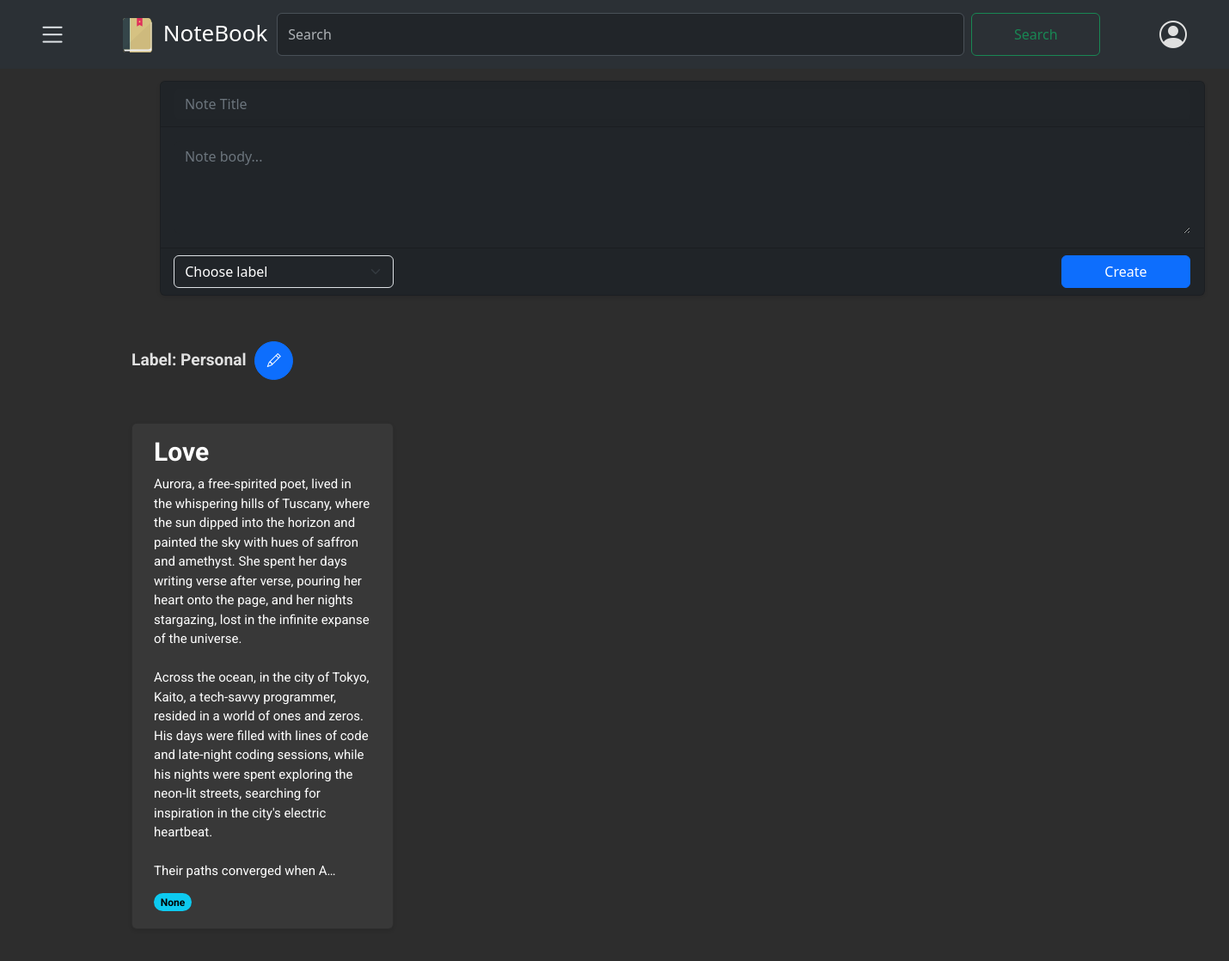
The app's page /notes/label/Personal/ (signed in) with its own data.
### notes/models.py (models this page shows, shortened)
class Label(models.Model):
    user = models.ForeignKey(CustomUser, on_delete=models.CASCADE, related_name='labels', default=None)
    name = models.CharField(max_length=50, null=False)
    class Meta:
        verbose_name = "Label"
        verbose_name_plural= "Labels"
    def __str__(self):
        return self.name

class Note(models.Model):
    user= models.ForeignKey(CustomUser,on_delete=models.CASCADE, related_name='notes')
    title= models.CharField(max_length=100, null=False)
    body= models.TextField()
    label= models.ManyToManyField(Label, related_name="labels", blank=True)
    archived= models.BooleanField(default=False)
    pinned= models.BooleanField(default= False)
    created = models.DateTimeField(auto_now_add= True)
    updated= models.DateTimeField(auto_now=True)
    trashed = models.BooleanField(default=False)
    trashed_at= models.DateTimeField(null=True, blank=True)
    class Meta:
        ordering= ['-updated']
        indexes= [
            models.Index(fields=["-updated"])
        ]
        verbose_name = "Note"
        verbose_name_plural= "Notes"
    def get_labels(self, obj):
        return ", ".join([label.name for label in obj.label.all()])
    get_labels.short_description = 'Labels'

### notes/views.py (the view)
# urls.py: path('label/<str:label_name>/', views.label_list_view, name='label_list'),
@login_required
def label_list_view(request, label_name):
    user= request.user
    label= get_object_or_404(Label, name=label_name, user= user)
    notes= Note.objects.filter(label=label, user= user,  trashed= False, archived=False)
    if notes:
        context = {
            'label_notes': notes,
            'label': label
        }
        return render(request, 'notes/label/list.html', context)
    else:
        context = {
            'label': label
        }
        return render(request, 'notes/label/empty.html', context)

### notes/context_processors.py (called while the page is built)
def labels_processor(request):
    if request.user.is_authenticated:
        labels = Label.objects.filter(user=request.user)
    else:
        labels = Label.objects.none()
    return {
        'labels': labels,
    }

### notes/templates/notes/label/list.html (shortened to what this page needs)
{% extends "notes/base.html" %}
{% block content %}
{% load static %}
<div class="edit_label" style="display:block;">
    <p class="text-capitalize" style="font-weight: bold; font-size: larger;">Label: {{ label }}
        <button type="button" class="btn btn-primary" id="editButton" data-bs-toggle="modal" data-label-id="{{ label.id }}"
            data-bs-target="#EditLabelModal"
            style="margin-left: 5px; margin-right: 5px; width: 45px; height: 45px; border-radius: 50%;" title="Edit">
            <i class="bi bi-pencil"></i>
        </button>
    </p>
</div>
<div class="card-container">
    {% for note in label_notes %}
    {% if note %}
    <div class="card" data-note-id="{{ note.id }}">
        <a href="#" class="note-link" data-note-id="{{ note.id }}">
            <h5 class="card-title">{{ note.title }}</h5>
            <p class="card-text">{{ note.body|truncatechars:650 }}</p>
        </a>
        <span class="badge rounded-pill text-bg-info">{{ note.label.name}}</span>
    </div>
    {% else %}
    {% include 'notes/label/empty.html' %}
    {% endif %}
    {% endfor %}
    {% endblock %}

### notes/static/css/notes.css (style rules this page uses)
:root { --bg-color: #2d2d2d; --text-color: #e0e0e0; --secondary-text-color: #b0b0b0; --card-bg-color: #383838; }
html, body { background-color: #2d2d2d !important; color: #e0e0e0 !important; font-family: 'Roboto', sans-serif; }
.card-container { display: grid; grid-template-columns: repeat(auto-fill, minmax(250px, 1fr)); gap: 20px; padding: 10px; font-family: 'Roboto', Arial, sans-serif; width: 1300px; margin-top: 30px; margin-bottom: 30px; background-color: #2d2d2d !important; border-color: #444 !important; text-align: justify; }
.card { border-radius: 8px; padding: 15px 25px; box-shadow: 0 2px 4px rgba(0,0,0,0.1); background-color: #383838 !important; position: relative; padding-bottom: 20px; }
.card-title { font-size: 30px; font-weight: bold; margin-bottom: 15px; color: white !important; text-align: left; padding: 0 ; }
.card-text { font-size: 15px; color: white; text-align: left; padding: 0 0 35px; line-height: 1.5; white-space: pre-wrap; word-wrap: break-word; }
.note-link { text-decoration: none; color: inherit; }
.text-capitalize { font-family: 'Roboto', Arial, sans-serif; font-size: 18px; margin: 0; font-weight: normal; padding: 10px; }
.badge { display: inline-block; position: absolute; bottom: 20px; }

### records on screen
Label: name "Personal"
Note: title "Love", body "Aurora, a free-spirited poet, lived in the whispering hills of Tuscany, where the sun dipped into the horizon and painted the sky with hues of saffron and amethyst. She spent her days writing verse after verse, pouring her heart onto the page, and her nights stargazing, lost in the infinite expanse of the universe. Across the ocean, in the city of Tokyo, Kaito, a tech-savvy programmer, resided in a world of ones and zeros. His days were filled with lines of code and late-night coding sessions, while his nights were spent exploring the neon-lit streets, searching for inspiration in the city's electric heartbeat. Their paths converged when A…", label.name "None"
